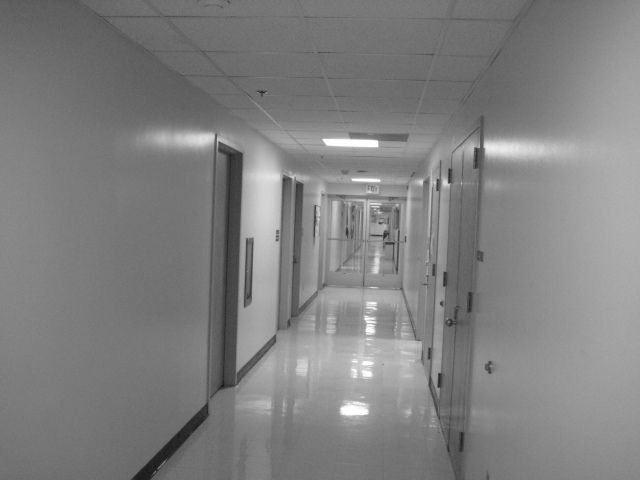
#> input picture Exercise IULI/Exercise 14 SVM test/negative/UMD_006.jpg, 640 x 480 px; its folder holds 4 pictures in this run
$ python 'SVM training.py'   (older library calls are emulated)
#> lines starting #> are read from the running program, lines starting #| are printed output that depends on the picture
#> further down, img is the input picture: shape (480, 640, 3); min 18, max 255, mean 128
# -*- coding: utf-8 -*-
"""
Created on Tue May 15 14:32:11 2018

@author: MSI
"""
import cv2
import numpy as np
import glob
import os

positive_path = 'positive/rawdata'
negative_path = 'negative'

labels = []
samples = []
bin_n = 16 # Number of bins

def hog(img):
    gx = cv2.Sobel(img, cv2.CV_32F, 1, 0)
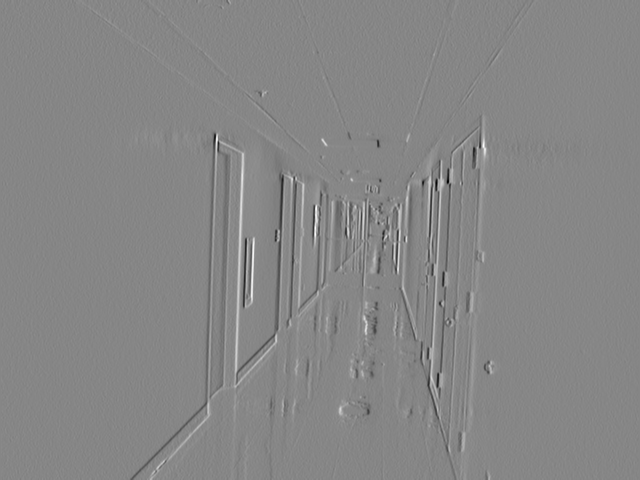
#> gx: shape (480, 640, 3) float32; min -517, max 464, mean 0.4; drawn with min black and max white
    gy = cv2.Sobel(img, cv2.CV_32F, 0, 1)
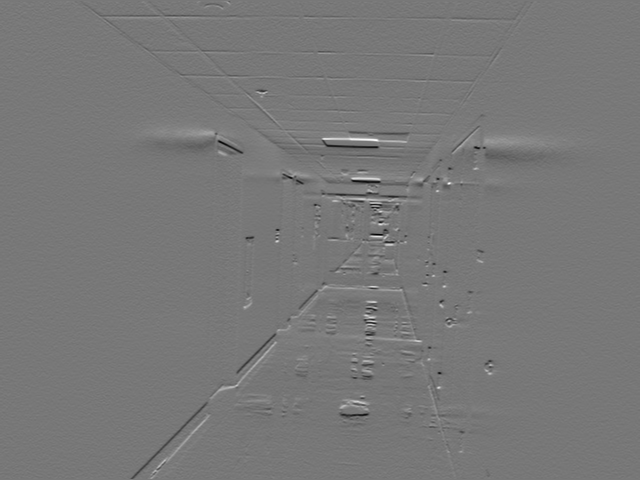
#> gy: shape (480, 640, 3) float32; min -416, max 465, mean 0; drawn with min black and max white
    mag, ang = cv2.cartToPolar(gx, gy)
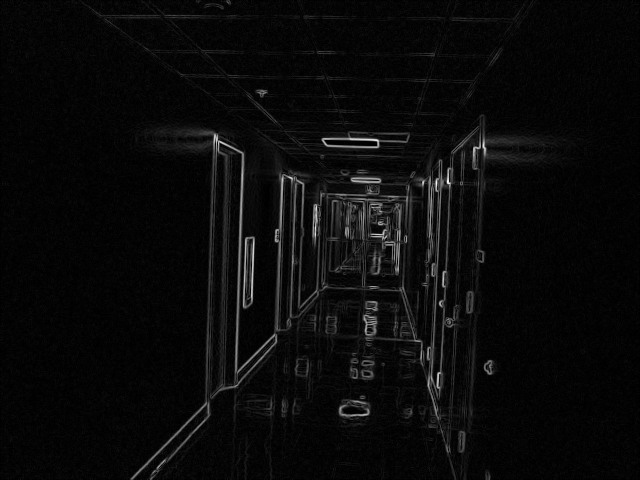
#> mag: shape (480, 640, 3) float32; min 0, max 518.5, mean 21.3; drawn with min black and max white
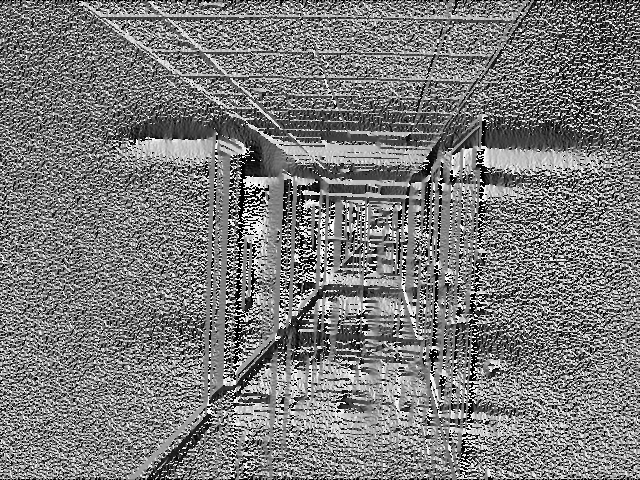
#> ang: shape (480, 640, 3) float32; min 0, max 6.28, mean 3.02; drawn with min black and max white
    bins = np.int32(bin_n*ang/(2*np.pi))    # quantizing binvalues in (0...16)
    bin_cells = bins[:10,:10], bins[10:,:10], bins[:10,10:], bins[10:,10:]
    mag_cells = mag[:10,:10], mag[10:,:10], mag[:10,10:], mag[10:,10:]
    hists = [np.bincount(b.ravel(), m.ravel(), bin_n) for b, m in zip(bin_cells, mag_cells)]
#> hists = 4 items
    hist = np.hstack(hists)     # hist is a 64 bit vector
#> hist = 64 values, max 2616418 at index 48, min 18.97 at index 11, mean 306753.3
    return hist

# Get positive samples
for filename in glob.glob(os.path.join(positive_path, '*.bmp')):
    img = cv2.imread(filename, 1)
    hist = hog(img)
    samples.append(hist)
    labels.append(1)

# Get negative samples
for filename in glob.glob(os.path.join(negative_path, '*.jpg')):
    img = cv2.imread(filename, 1)
    hist = hog(img)
    samples.append(hist)
    labels.append(0)
#> pass 2 of the loop `for filename in glob.glob(os.path.join(negative_path, '*.jpg')):`:
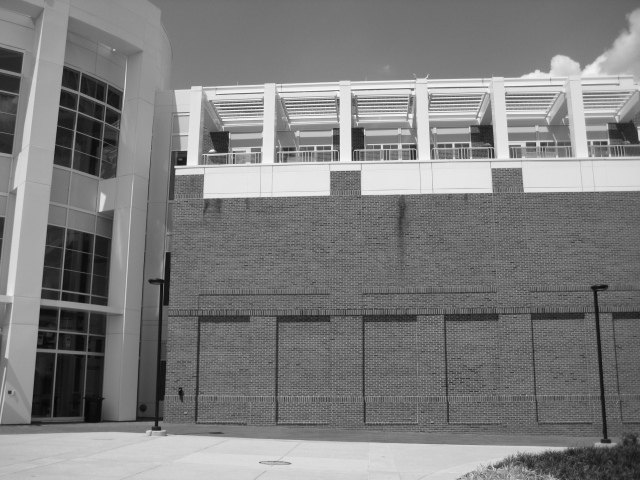
#> input picture Exercise IULI/Exercise 14 SVM test/negative/UMD_014.jpg, 640 x 480 px
#> img is the input picture: shape (480, 640, 3); min 5, max 252, mean 126.3
#> in hog (call 2), `mag, ang = cv2.cartToPolar(gx, gy)`:
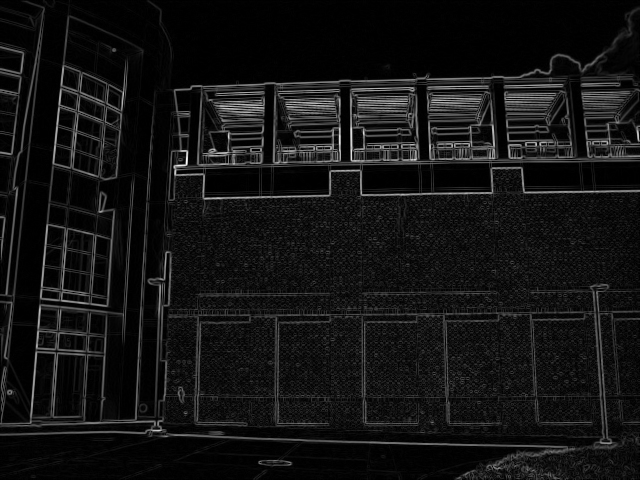
#> mag: shape (480, 640, 3) float32; min 0, max 814.2, mean 63; drawn with min black and max white
#> in hog (call 2), `mag, ang = cv2.cartToPolar(gx, gy)`:
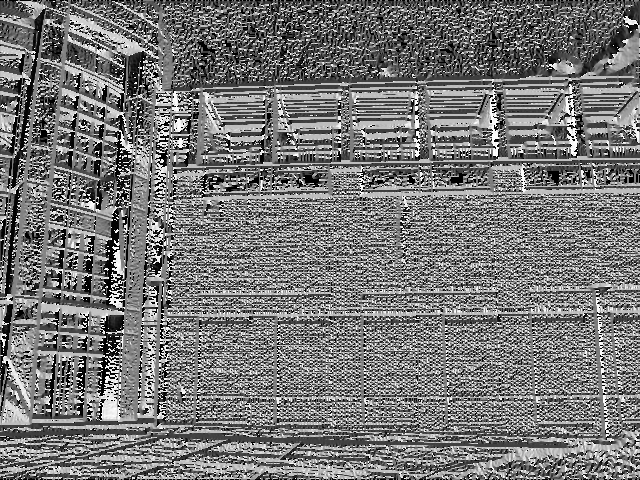
#> ang: shape (480, 640, 3) float32; min 0, max 6.28, mean 2.92; drawn with min black and max white
#> in hog (call 2), `hist = np.hstack(hists)`: hist = 64 values, max 7643411.9 at index 51, min 0 at index 7, mean 907852
#> pass 3 of the loop `for filename in glob.glob(os.path.join(negative_path, '*.jpg')):`:
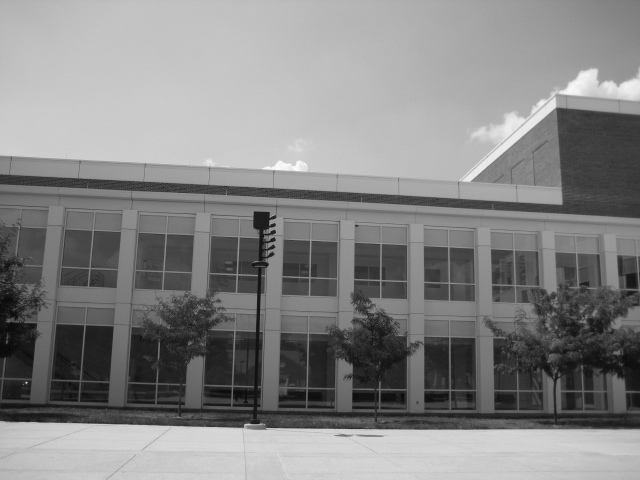
#> input picture Exercise IULI/Exercise 14 SVM test/negative/UMD_017.jpg, 640 x 480 px
#> img is the input picture: shape (480, 640, 3); min 7, max 253, mean 132.4
#> in hog (call 3), `mag, ang = cv2.cartToPolar(gx, gy)`:
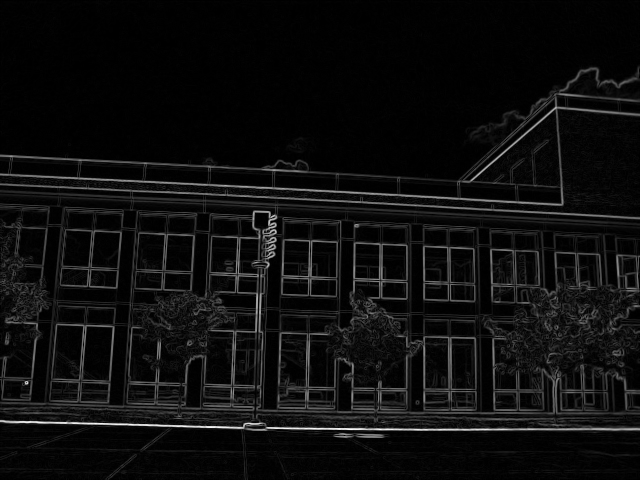
#> mag: shape (480, 640, 3) float32; min 0, max 651.1, mean 36.6; drawn with min black and max white
#> in hog (call 3), `mag, ang = cv2.cartToPolar(gx, gy)`:
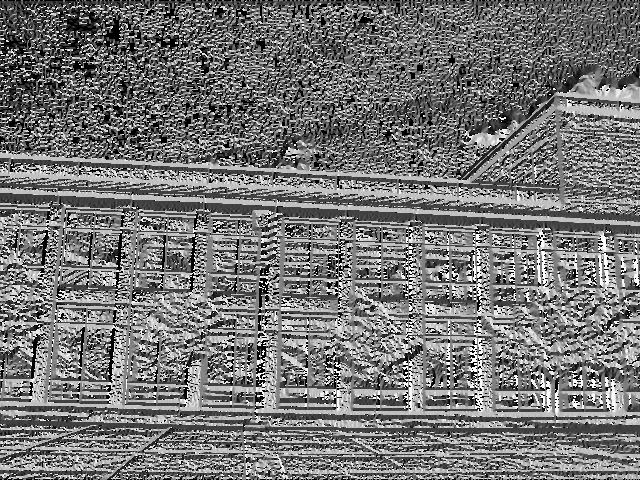
#> ang: shape (480, 640, 3) float32; min 0, max 6.28, mean 2.89; drawn with min black and max white
#> in hog (call 3), `hist = np.hstack(hists)`: hist = 64 values, max 6070776.8 at index 60, min 0 at index 10, mean 527722.4
#> the loop made 4 passes; the first 3 are shown

# Convert objects to Numpy Objects
samples = np.float32(samples)
labels = np.array(labels)


# Shuffle Samples
rand = np.random.RandomState(321)
shuffle = rand.permutation(len(samples))
samples = samples[shuffle]
labels = labels[shuffle]

# Create SVM classifier
svm = cv2.ml.SVM_create()
svm.setType(cv2.ml.SVM_C_SVC)
svm.setKernel(cv2.ml.SVM_RBF) # cv2.ml.SVM_LINEAR
# svm.setDegree(0.0)
svm.setGamma(5.383)
# svm.setCoef0(0.0)
svm.setC(2.67)
# svm.setNu(0.0)
# svm.setP(0.0)
# svm.setClassWeights(None)

# Train
svm.train(samples, cv2.ml.ROW_SAMPLE, labels)
#> (the run stopped early here; a loop or call above may not have finished)
